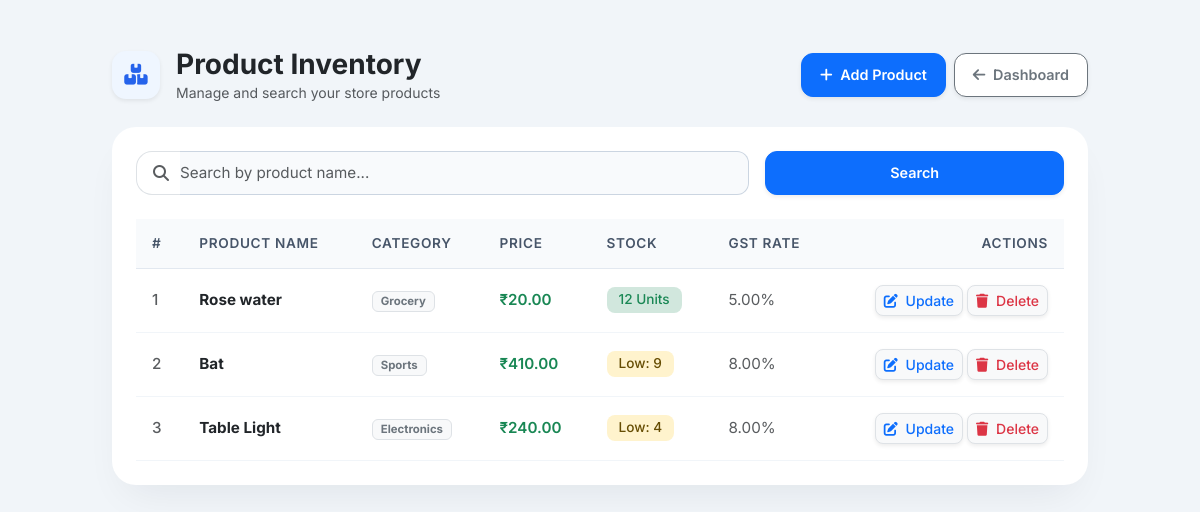
Before: /products/ (signed in) with the older database file.
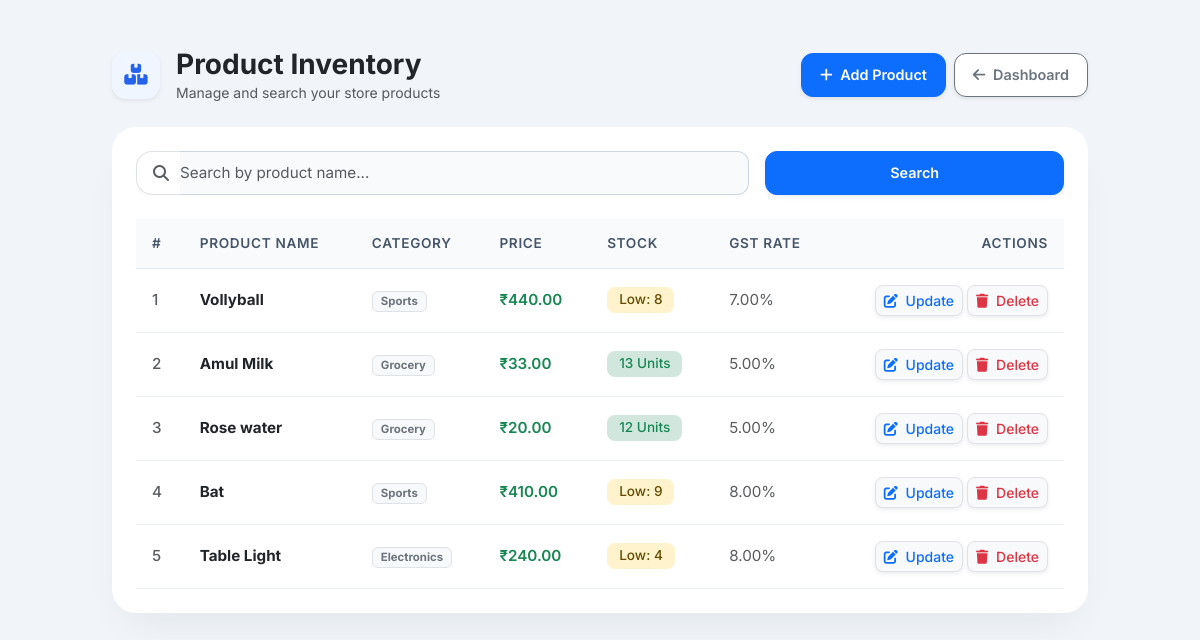
After: the same page with the newer database file.
### billing_app/models.py (models this page shows, shortened)
class Product(models.Model):
    distributor = models.ForeignKey(User, on_delete=models.CASCADE)
    name = models.CharField(max_length=100)
    category = models.CharField(max_length=100, blank=True)
    price = models.DecimalField(max_digits=10, decimal_places=2)
    stock = models.IntegerField()
    gst_rate = models.DecimalField(max_digits=5, decimal_places=2, default=Decimal('0.00'))
    created_at = models.DateTimeField(auto_now_add=True)

### billing_app/views.py (the view)
# urls.py: path('products/', views.product_list_view, name='product_list'),
@login_required(login_url='login')
def product_list_view(request):
    query = request.GET.get('q', '').strip()
    products_qs = Product.objects.filter(distributor=request.user).order_by('-created_at', '-id')
    if query:
        products_qs = products_qs.filter(
            Q(name__icontains=query) | Q(category__icontains=query)
        )
    paginator = Paginator(products_qs, 8)
    page_number = request.GET.get('page')
    page_obj = paginator.get_page(page_number)
    return render(
        request,
        'billing_app/product_list.html',
        {
            'page_obj': page_obj,
            'products': page_obj.object_list,
            'query': query,
        },
    )

### billing_app/templates/billing_app/product_list.html (shortened to what the changed rows need)
<!DOCTYPE html>
<html lang="en">
<head>
    <link href="https://cdn.jsdelivr.net/npm/bootstrap@5.3.0/dist/css/bootstrap.min.css" rel="stylesheet">
    <link rel="stylesheet" href="https://cdnjs.cloudflare.com/ajax/libs/font-awesome/6.4.0/css/all.min.css">
</head>
<body class="py-5">
    <div class="container" style="max-width: 1000px;">
        <div class="card main-card p-4">
            <div class="table-responsive">
                <table class="table table-hover align-middle mb-0">
                    <thead>
                        <tr>
                            <th>#</th>
                            <th>Product Name</th>
                            <th>Category</th>
                            <th>Price</th>
                            <th>Stock</th>
                            <th>GST Rate</th>
                            <th class="text-end">Actions</th>
                        </tr>
                    </thead>
                    <tbody>
                        {% for product in page_obj %}
                        <tr>
                            <td class="text-muted fw-medium">{{ forloop.counter0|add:page_obj.start_index }}</td>
                            <td class="fw-bold text-dark">{{ product.name }}</td>
                            <td>
                                <span class="badge bg-light text-secondary border px-2 py-1">
                                    {{ product.category|default:"General" }}
                                </span>
                            </td>
                            <td class="fw-semibold text-success">₹{{ product.price }}</td>
                            <td>
                                {% if product.stock > 10 %}
                                    <span class="badge bg-success-subtle text-success badge-stock">{{ product.stock }} Units</span>
                                {% elif product.stock > 0 %}
                                    <span class="badge bg-warning-subtle text-warning-emphasis badge-stock">Low: {{ product.stock }}</span>
                                {% else %}
                                    <span class="badge bg-danger-subtle text-danger badge-stock">Out of Stock</span>
                                {% endif %}
                            </td>
                            <td class="text-muted">{{ product.gst_rate }}%</td>
                            <td class="text-end">
                                <div class="d-inline-flex gap-1">
                                    <a href="{% url 'update_product' product.pk %}"
                                       class="btn btn-sm btn-light text-primary border shadow-sm rounded-3 px-2.5 py-1 fw-medium"
                                       title="Update {{ product.name }}">
                                        <i class="fa-solid fa-pen-to-square me-1"></i> Update
                                    </a>
                                    <button type="button"
                                            class="btn btn-sm btn-light text-danger border shadow-sm rounded-3 px-2.5 py-1 fw-medium"
                                            data-bs-toggle="modal"
                                            data-bs-target="#deleteProductModal"
                                            data-product-name="{{ product.name }}"
                                            data-delete-url="{% url 'delete_product' product.pk %}"
                                            title="Delete {{ product.name }}">
                                        <i class="fa-solid fa-trash me-1"></i> Delete
                                    </button>
                                </div>
                            </td>
                        </tr>
                        {% endfor %}
                    </tbody>
                </table>
            </div>
        </div>
    </div>
</body>
</html>

Changed rows visible on the page:
added Product: name "Vollyball", category "Sports", price "440.00", stock "8", gst_rate "7.00"
added Product: name "Amul Milk", category "Grocery", price "33.00", stock "13", gst_rate "5.00"
